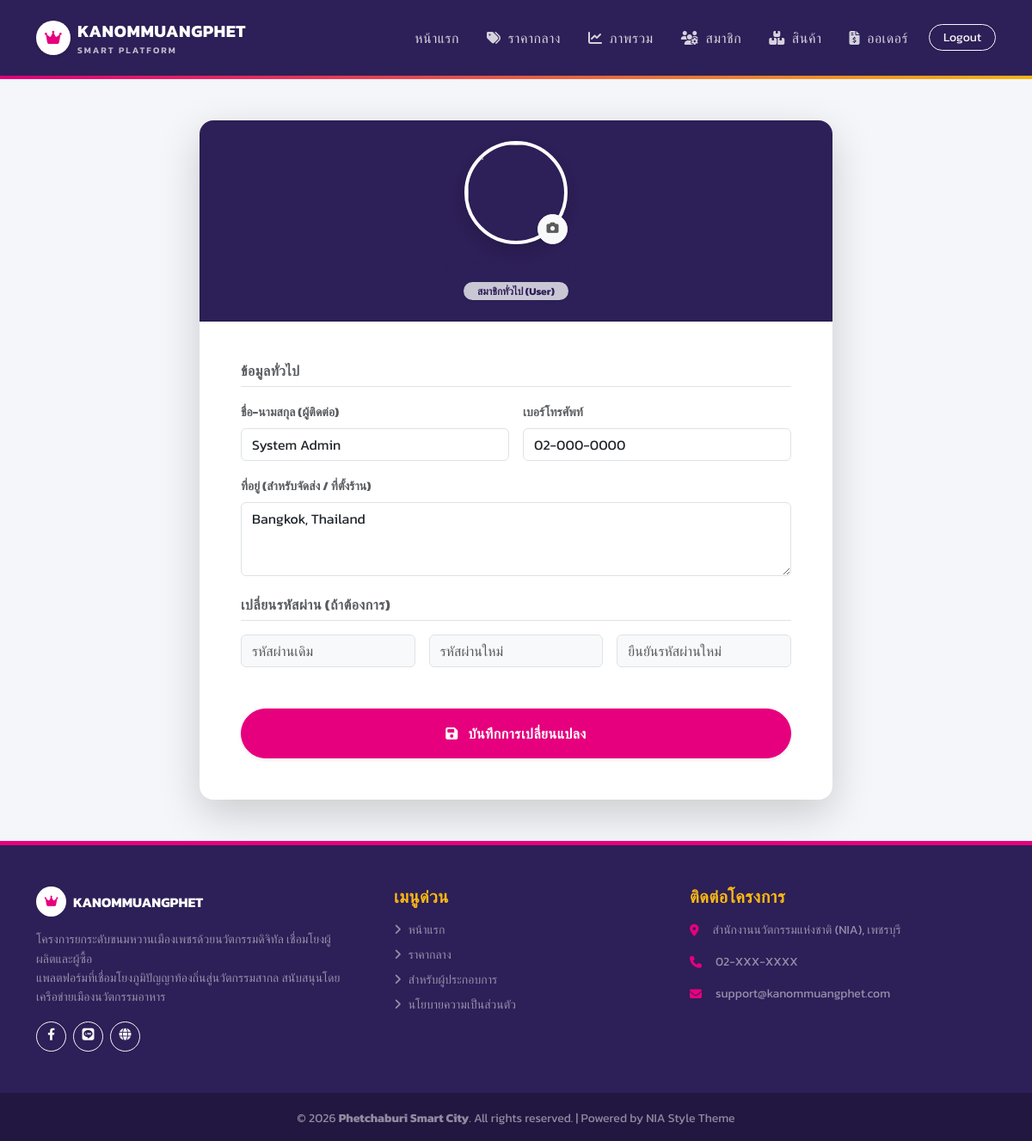
The app's page /profile.php (signed in) with its own data.
### tables this page shows
CREATE TABLE `users` (
  `id` int(11) NOT NULL,
  `role` enum('user','shop','admin') DEFAULT 'user',
  `line_id` varchar(255) DEFAULT NULL COMMENT 'เก็บ User ID จาก LINE Login',
  `email` varchar(255) DEFAULT NULL COMMENT 'Login ปกติ',
  `password` varchar(255) DEFAULT NULL COMMENT 'Login ปกติ (ถ้าผ่าน LINE อาจว่างได้)',
  `fullname` varchar(255) DEFAULT NULL COMMENT 'ชื่อผู้ซื้อ หรือ ชื่อเจ้าของร้าน',
  `phone` varchar(20) DEFAULT NULL,
  `profile_image` varchar(255) DEFAULT NULL COMMENT 'รูปโปรไฟล์ / โลโก้ร้าน',
  `address` text COMMENT 'ที่อยู่จัดส่ง (User) หรือ ที่ตั้งร้าน (Shop)',
  `shop_name` varchar(255) DEFAULT NULL COMMENT 'ชื่อร้านค้า',
  `bank_name` varchar(100) DEFAULT NULL COMMENT 'ชื่อธนาคาร เช่น กสิกรไทย, ไทยพาณิชย์',
  `bank_account` varchar(50) DEFAULT NULL COMMENT 'เลขที่บัญชี',
  `bank_account_name` varchar(255) DEFAULT NULL COMMENT 'ชื่อบัญชี',
  `qrcode_image` varchar(255) DEFAULT NULL COMMENT 'รูป QR Code รับเงิน (promptpay)',
  `created_at` timestamp NULL DEFAULT CURRENT_TIMESTAMP,
  `updated_at` timestamp NULL DEFAULT CURRENT_TIMESTAMP ON UPDATE CURRENT_TIMESTAMP,
  `latitude` double DEFAULT NULL COMMENT 'ละติจูด',
  `longitude` double DEFAULT NULL COMMENT 'ลองจิจูด'
);

### function.php (called while the page is built, shortened)
<?php
function condb()
{
    global $config;
    $db_host = $config['database']['host'];
    $db_name = $config['database']['dbname'];
    $db_user = $config['database']['username'];
    $db_pass = $config['database']['password'];
    $charset = $config['database']['charset'];
    try {
        $dsn = "mysql:host=$db_host;dbname=$db_name;charset=$charset";
        $options = $config['database']['options'];
        $pdo = new PDO($dsn, $db_user, $db_pass, $options);
        return $pdo;
    } catch (PDOException $e) {
        die("Connection failed: " . $e->getMessage());
    }
}
function selectOne($sql, $params = [])
{
    $pdo = condb();
    try {
        $stmt = $pdo->prepare($sql);
        $stmt->execute($params);
        return $stmt->fetch();
    } catch (PDOException $e) {
        return false;
    }
}

### profile.php (the view, shortened to what this page needs)
<?php
require_once 'config.php';
require_once 'function.php';
$user = selectOne("SELECT * FROM users WHERE id = ?", [$_SESSION['user_id']]);
$role = $user['role'];
$theme = $config['theme'];
include 'includes/header.php';
include 'includes/navbar.php';
?>
<div class="container py-5">
    <div class="row justify-content-center">
        <div class="col-lg-8">
            <div class="card border-0 shadow-lg rounded-4 overflow-hidden">
                <div class="card-header bg-purple text-white py-4 text-center" style="background-color: <?= $theme['colors']['secondary'] ?>;">
                    <div class="position-relative d-inline-block mb-2">
                        <?php
                        $img = $user['profile_image'] ?? 'https://source.unsplash.com/150x150/?person';
                        ?>
                        <img src="<?= $img ?>" class="rounded-circle border border-4 border-white shadow" width="120" height="120" style="object-fit: cover;">
                        <label for="profile_upload" class="position-absolute bottom-0 end-0 btn btn-sm btn-light rounded-circle shadow-sm" style="width: 35px; height: 35px; cursor: pointer;">
                            <i class="fas fa-camera text-muted mt-1"></i>
                        </label>
                    </div>
                    <h4 class="fw-bold mb-0"><?= htmlspecialchars($user['fullname'] ?? $user['shop_name']) ?></h4>
                    <span class="badge bg-white text-purple bg-opacity-75 rounded-pill px-3 mt-2">
                        <?= ($role == 'shop') ? 'ผู้ประกอบการ (Shop)' : 'สมาชิกทั่วไป (User)' ?>
                    </span>
                </div>
                <div class="card-body p-4 p-md-5">
                    <form action="process/profile_update.php" method="POST" enctype="multipart/form-data">
                        <h6 class="fw-bold text-muted border-bottom pb-2 mb-3">ข้อมูลทั่วไป</h6>
                        <div class="row g-3 mb-3">
                            <div class="col-md-6">
                                <label class="form-label fw-bold small text-muted">ชื่อ-นามสกุล (ผู้ติดต่อ)</label>
                                <input type="text" name="fullname" class="form-control" value="<?= htmlspecialchars($user['fullname']) ?>" required>
                            </div>
                            <div class="col-md-6">
                                <label class="form-label fw-bold small text-muted">เบอร์โทรศัพท์</label>
                                <input type="tel" name="phone" class="form-control" value="<?= htmlspecialchars($user['phone']) ?>">
                            </div>
                        </div>
                        <div class="mb-4">
                            <label class="form-label fw-bold small text-muted">ที่อยู่ (สำหรับจัดส่ง / ที่ตั้งร้าน)</label>
                            <textarea name="address" class="form-control" rows="3"><?= htmlspecialchars($user['address']) ?></textarea>
                        </div>
                        <h6 class="fw-bold text-muted border-bottom pb-2 mb-3 mt-4">เปลี่ยนรหัสผ่าน (ถ้าต้องการ)</h6>
                        <div class="row g-3 mb-4">
                            <div class="col-md-4">
                                <input type="password" name="old_password" class="form-control bg-light" placeholder="รหัสผ่านเดิม">
                            </div>
                            <div class="col-md-4">
                                <input type="password" name="new_password" class="form-control bg-light" placeholder="รหัสผ่านใหม่">
                            </div>
                            <div class="col-md-4">
                                <input type="password" name="confirm_password" class="form-control bg-light" placeholder="ยืนยันรหัสผ่านใหม่">
                            </div>
                        </div>
                        <div class="d-grid mt-5">
                            <button type="submit" class="btn btn-nia py-3 fw-bold shadow-sm">
                                <i class="fas fa-save me-2"></i> บันทึกการเปลี่ยนแปลง
                            </button>
                        </div>
                    </form>
                </div>
            </div>
        </div>
    </div>
</div>
<?php include 'includes/footer.php'; ?>

### assets/style.css (style rules this page uses)
:root { --nia-magenta: #E6007E; --nia-purple: #2D1F57; --nia-gold: #FDB913; --nia-bg: #F4F6F9; --text-dark: #333333; --text-muted: #6c757d; }
body { font-family: 'Kanit', sans-serif; background-color: var(--nia-bg); color: var(--text-dark); -webkit-font-smoothing: antialiased; }
h1, h2, h3, h4, h5, h6 { font-weight: 600; color: var(--nia-purple); letter-spacing: -0.5px; }
.text-purple { color: var(--nia-purple) !important; }
.bg-purple { background-color: var(--nia-purple) !important; color: white; }
.btn-nia { background-color: var(--nia-magenta); border: 1px solid var(--nia-magenta); color: white; border-radius: 50px; padding: 8px 24px; font-weight: 500; transition: all 0.3s ease; }
.card { border: none; background: white; transition: all 0.3s ease; }

### records on screen
users: fullname "System Admin", phone "02-000-0000", address "Bangkok, Thailand"

### other values on screen
$config['app']['desc'] "โครงการยกระดับขนมหวานเมืองเพชรด้วยนวัตกรรมดิจิทัล เชื่อมโยงผู้ผลิตและผู้ซื้อ"
$config['contact']['address'] "สำนักงานนวัตกรรมแห่งชาติ (NIA), เพชรบุรี"
$config['contact']['phone'] "02-XXX-XXXX"
$config['contact']['email'] "support@kanommuangphet.com"
